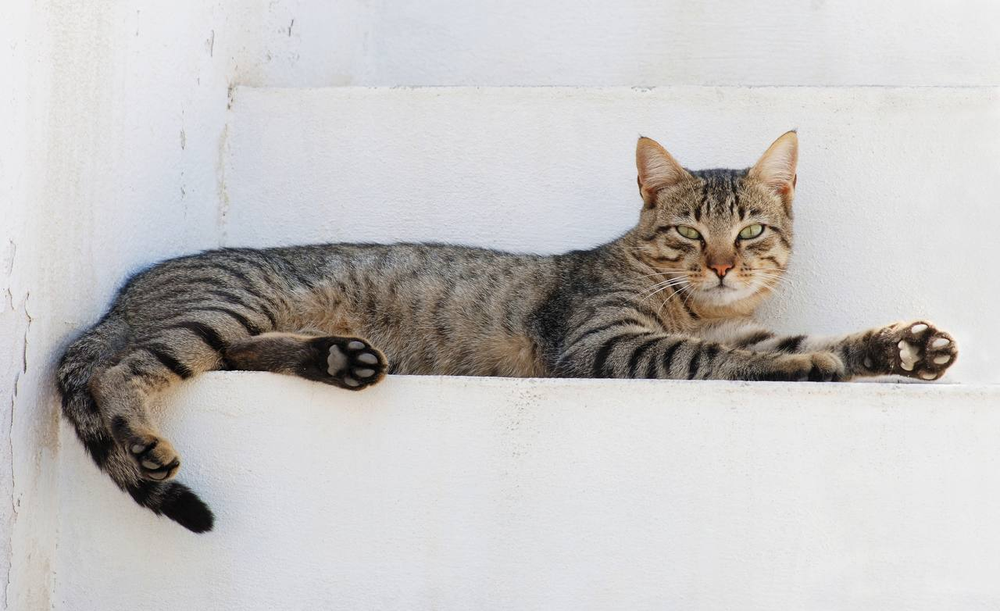
#> input picture 7 sem/PPMP/part1/2/normal.bmp, 1000 x 611 px, shrunk from 1280 x 782 before the run
$ python lab2.py
#> lines starting #> are read from the running program, lines starting #| are printed output that depends on the picture
#-------------------------------------------------------------------------------
# Name:        lab2
# Purpose:
#
# Author:      Ksenya
#
# Created:     12.10.2023
# Copyright:   (c) Ksenya 2023
# Licence:     <your licence>
#-------------------------------------------------------------------------------

import cv2
import numpy as np

def show_image(title, image):
    cv2.imshow(title, image)
    cv2.waitKey(0)
    cv2.destroyAllWindows()

image = cv2.imread('normal.bmp')
#> image is the input picture: shape (611, 1000, 3); mean B, G, R 193, 194.1, 196.3
show_image('Original Image', image)

# 1. Свертка изображения линейными фильтрами
# фильтр увеличения контрастности
kernel = np.array([[0, -1, 0], [-1, 5, -1], [0, -1, 0]], dtype=np.float32) #создание пользовательского ядра (фильтра)
linear = cv2.filter2D(image, -1, kernel)
show_image('Linear Filter', linear)

# 2. Сглаживание изображения
blurred = cv2.blur(image, (5, 5))
show_image('Blurred Image', blurred)

gaussian_blurred = cv2.GaussianBlur(image, (5, 5), 0)
show_image('Gaussian Blurred Image', gaussian_blurred)

median_blurred = cv2.medianBlur(image, 5)
show_image('Median Blurred Image', median_blurred)

# 3. Эрозия и дилатация
_, binary_image = cv2.threshold(image, 128, 255, cv2.THRESH_BINARY)
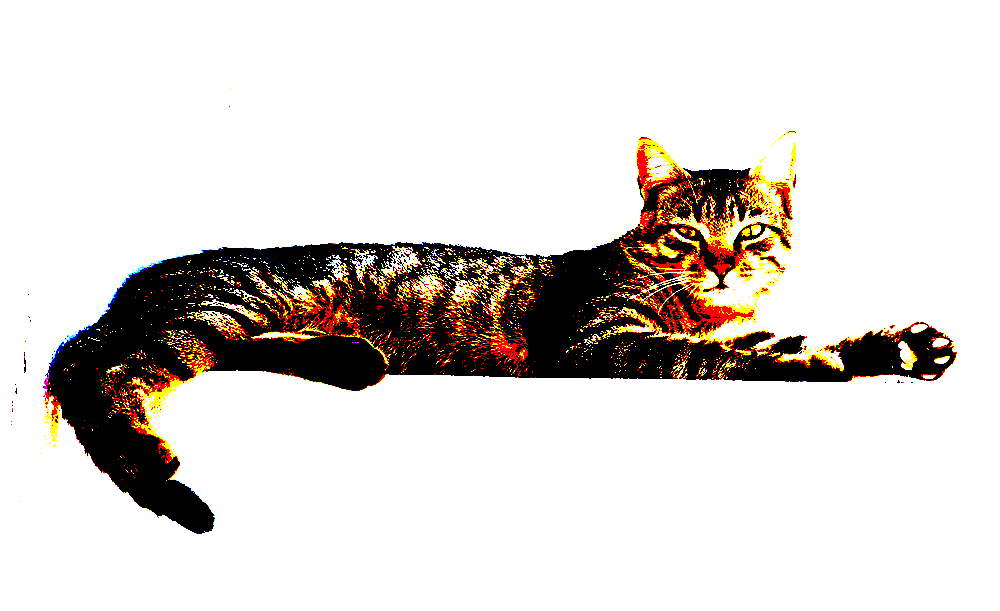
#> binary_image: shape (611, 1000, 3); mean B, G, R 209.4, 214, 219.8

kernel = np.ones((5, 5), np.uint8)
eroded_image = cv2.erode(binary_image, kernel, iterations=1)
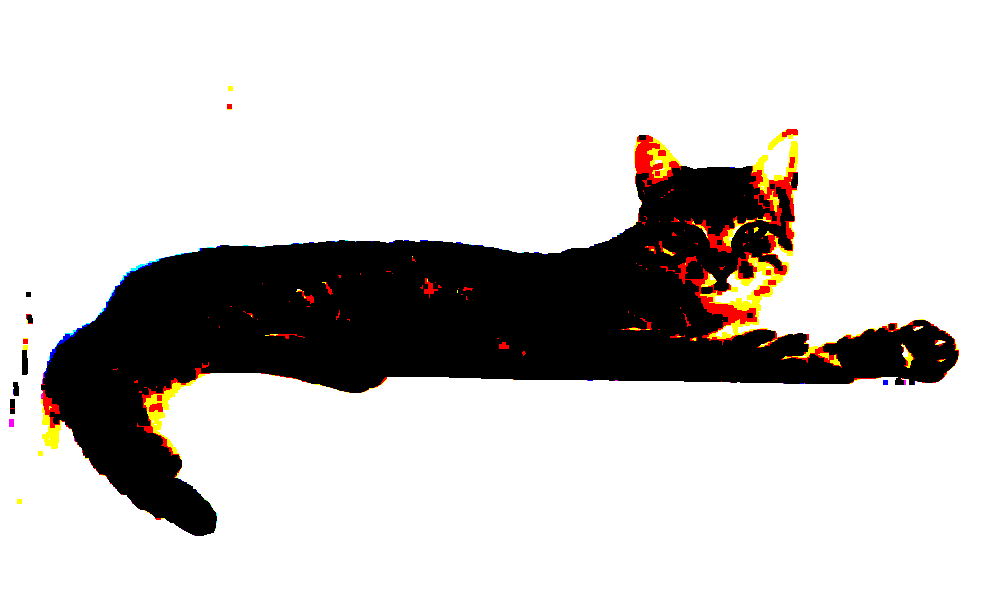
#> eroded_image: shape (611, 1000, 3); mean B, G, R 201.6, 203.6, 206.4
dilated_image = cv2.dilate(binary_image, kernel, iterations=1)
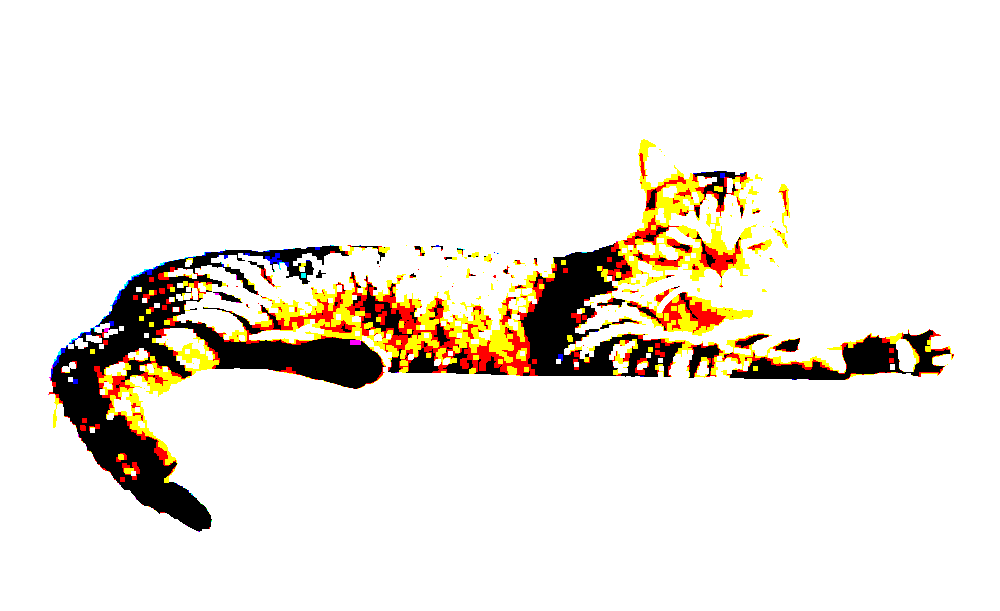
#> dilated_image: shape (611, 1000, 3); mean B, G, R 224.9, 232.6, 238

show_image('Eroded Threshold Image', eroded_image)
show_image('Dilated Threshold Image', dilated_image)

cv2.imwrite('ErodedThresholdImage.bmp', eroded_image)
cv2.imwrite('DilatedThresholdImage.bmp', dilated_image)

# 4. Адаптивная бинаризация для каждого канала
b, g, r = cv2.split(image)
adaptive_binary_b = cv2.adaptiveThreshold(b, 255, cv2.ADAPTIVE_THRESH_MEAN_C, cv2.THRESH_BINARY, 11, 2)
adaptive_binary_g = cv2.adaptiveThreshold(g, 255, cv2.ADAPTIVE_THRESH_MEAN_C, cv2.THRESH_BINARY, 11, 2)
adaptive_binary_r = cv2.adaptiveThreshold(r, 255, cv2.ADAPTIVE_THRESH_MEAN_C, cv2.THRESH_BINARY, 11, 2)

# Объединяем каналы в одно цветное изображение
adaptive_binary_image = cv2.merge((adaptive_binary_b, adaptive_binary_g, adaptive_binary_r))

kernel = np.ones((5, 5), np.uint8)
eroded_image = cv2.erode(adaptive_binary_image, kernel, iterations=1)
dilated_image = cv2.dilate(adaptive_binary_image, kernel, iterations=1)

show_image('Eroded Adaptive Threshold Image', eroded_image)
show_image('Dilated Adaptive Threshold Image', dilated_image)

cv2.imwrite('ErodedAdaptiveThresholdImage.bmp', eroded_image)
cv2.imwrite('DilatedAdaptiveThresholdImage.bmp', dilated_image)
cv2.imwrite('AdaptiveThresholdImage.bmp', adaptive_binary_image)


cv2.waitKey(0)
cv2.destroyAllWindows()
